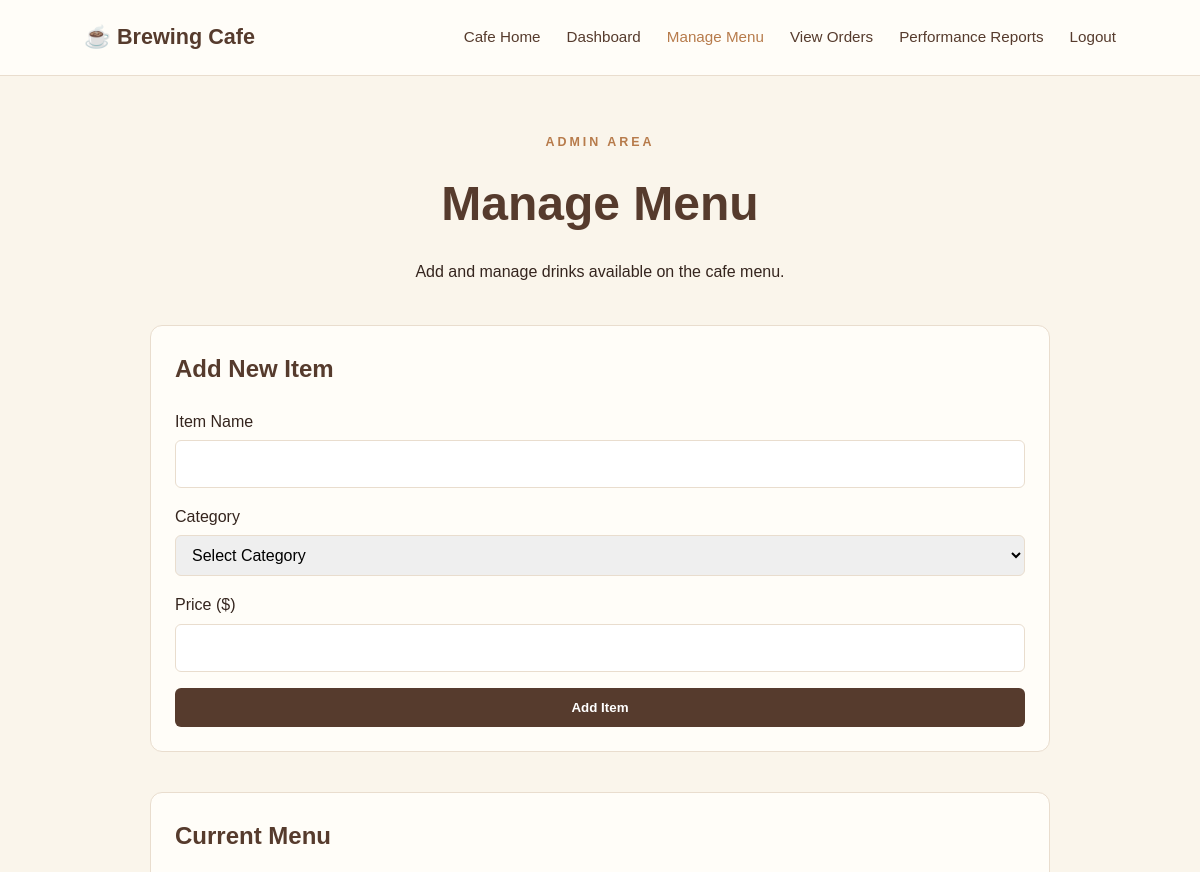
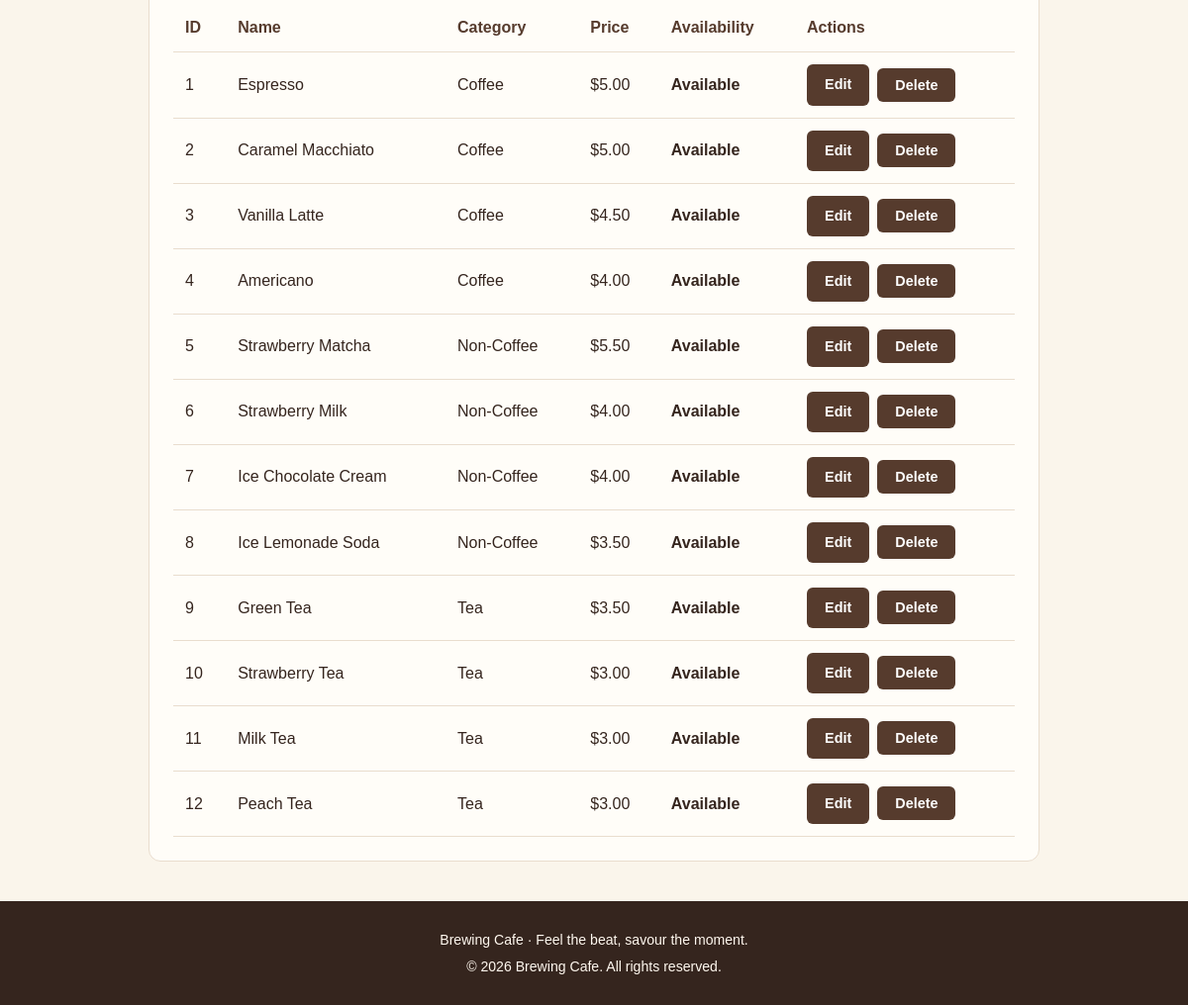
/manage_menu.php (signed in), run on the app's committed database (2 pictures, top to bottom).
### tables this page shows
CREATE TABLE menu_items (
    item_id INT AUTO_INCREMENT PRIMARY KEY,
    name VARCHAR(100) NOT NULL,
    category VARCHAR(50) NOT NULL,
    price DECIMAL(6,2) NOT NULL,
    availability TINYINT(1) NOT NULL DEFAULT 1
);

### manage_menu.php (the view, shortened to what this page needs)
<?php
require_once "config/database.php";
$stmt = $pdo->query("
    SELECT
        item_id,
        name,
        category,
        price,
        availability
    FROM menu_items
    ORDER BY item_id
");
$menuItems = $stmt->fetchAll(PDO::FETCH_ASSOC);
?>
<!DOCTYPE html>
<html lang="en">
<head>
    <link rel="stylesheet" href="css/style.css">
</head>
<body>
<header class="site-header">
    <a class="logo" href="index.php">
        ☕ Brewing Cafe
    </a>
    <nav class="navbar">
	    <a href="index.php">Cafe Home</a>
	    <a href="admin_dashboard.php">Dashboard</a>
	    <a href="manage_menu.php" class="active">Manage Menu</a>
	    <a href="view_orders.php">View Orders</a>
	    <a href="reports.php">Performance Reports</a>
	    <a href="logout.php">Logout</a>
	</nav>
</header>
<main class="manage-menu-page">
    <section class="menu-heading">
        <p class="eyebrow">
            ADMIN AREA
        </p>
        <h1>Manage Menu</h1>
        <p>
            Add and manage drinks available on the cafe menu.
        </p>
    </section>
    <section class="admin-menu-section">
        <h2>Add New Item</h2>
        <form
            class="admin-menu-form"
            method="POST"
            action="add_menu_item.php"
        >
            <div class="form-group">
                <label for="name">
                    Item Name
                </label>
                <input
                    type="text"
                    id="name"
                    name="name"
                    maxlength="100"
                    required
                >
            </div>
            <div class="form-group">
                <label for="category">
                    Category
                </label>
                <select
                    id="category"
                    name="category"
                    required
                >
                    <option value="">
                        Select Category
                    </option>
                </select>
            </div>
            <div class="form-group">
                <label for="price">
                    Price ($)
                </label>
                <input
                    type="number"
                    id="price"
                    name="price"
                    min="0.01"
                    max="999.99"
                    step="0.01"
                    required
                >
            </div>
            <button
                type="submit"
                class="btn"
            >
                Add Item
            </button>
        </form>
    </section>
    <section class="admin-menu-section">
        <h2>Current Menu</h2>
        <?php if (empty($menuItems)): ?>
            <p>
                No menu items found.
            </p>
        <?php else: ?>
            <div class="admin-menu-table-wrapper">
                <table class="admin-menu-table">
                    <thead>
                        <tr>
                            <th>ID</th>
                            <th>Name</th>
                            <th>Category</th>
                            <th>Price</th>
                            <th>Availability</th>
		   	    <th>Actions</th>
                        </tr>
                    </thead>
                    <tbody>
                        <?php foreach ($menuItems as $item): ?>
                            <tr>
                                <td>
                                    <?= htmlspecialchars($item["item_id"]) ?>
                                </td>
                                <td>
                                    <?= htmlspecialchars($item["name"]) ?>
                                </td>
                                <td>
                                    <?= htmlspecialchars($item["category"]) ?>
                                </td>
                                <td>
                                    $<?= number_format(
                                        $item["price"],
                                        2
                                    ) ?>
                                </td>
                                <td>
                                    <?php if ($item["availability"] == 1): ?>
                                        <span class="available">
                                            Available
                                        </span>
                                    <?php else: ?>
                                        <span class="unavailable">
                                            Unavailable
                                        </span>
                                    <?php endif; ?>
                                </td>
				<td>
				    <div class="menu-actions">
				        <a
				            href="edit_menu_item.php?id=<?= htmlspecialchars($item["item_id"]) ?>"
				            class="btn btn-small"
				        >
				            Edit
				        </a>
				        <form
				            method="POST"
				            action="delete_menu_item.php"
				            onsubmit="return confirm('Are you sure you want to delete this menu item?');"
				        >
				            <button
				                type="submit"
				                class="btn btn-small btn-danger"
				            >
				                Delete
				            </button>
				        </form>
				    </div>
				</td>
                            </tr>
                        <?php endforeach; ?>
                    </tbody>
                </table>
            </div>
        <?php endif; ?>
    </section>
</main>
<footer class="site-footer">
    <p>
        Brewing Cafe · Feel the beat, savour the moment.
    </p>
    <p>
        &copy; 2026 Brewing Cafe. All rights reserved.
    </p>
</footer>
</body>
</html>

### css/style.css (style rules this page uses)
:root { --cream: #faf5eb; --white: #fffdf8; --brown: #563b2d; --dark-brown: #35251e; --caramel: #b77b4b; --muted: #84766b; --border: #e9ddce; }
* { box-sizing: border-box; }
body { margin: 0; background: var(--cream); color: var(--dark-brown); font-family: Arial, Helvetica, sans-serif; line-height: 1.6; }
a { color: inherit; text-decoration: none; }
.site-header { min-height: 76px; padding: 18px 7%; background: var(--white); display: flex; align-items: center; justify-content: space-between; gap: 24px; border-bottom: 1px solid var(--border); }
.logo { color: var(--brown); font-size: 1.35rem; font-weight: 800; }
.navbar { display: flex; flex-wrap: wrap; align-items: center; gap: 26px; }
.navbar a { color: var(--brown); font-size: 0.95rem; }
.navbar a:hover, .navbar a.active { color: var(--caramel); }
.eyebrow { color: var(--caramel); font-size: 0.78rem; font-weight: bold; letter-spacing: 3px; }
.btn { display: inline-block; padding: 12px 25px; border: 0; border-radius: 6px; background: var(--brown); color: white; font-weight: bold; cursor: pointer; transition: background 0.2s; }
.btn-small { padding: 9px 18px; font-size: 0.9rem; }
.site-footer { padding: 24px 16px; background: var(--dark-brown); color: #fff8ef; text-align: center; font-size: 0.88rem; }
.site-footer p { margin: 4px 0; }
.menu-heading { padding: 45px 20px 25px; text-align: center; }
.menu-heading h1 { margin: 8px 0; color: var(--brown); font-size: clamp(2rem, 5vw, 3rem); }
.admin-menu-section { max-width: 900px; margin: 0 auto 40px; padding: 24px; border: 1px solid var(--border); border-radius: 12px; background: var(--white); }
.admin-menu-section h2 { margin-top: 0; color: var(--brown); }
.admin-menu-form { display: grid; gap: 16px; }
.admin-menu-form .form-group { display: grid; gap: 6px; }
.admin-menu-form input, .admin-menu-form select { width: 100%; padding: 10px 12px; border: 1px solid var(--border); border-radius: 6px; font: inherit; }
.admin-menu-table-wrapper { overflow-x: auto; }
.admin-menu-table { width: 100%; border-collapse: collapse; }
.admin-menu-table th, .admin-menu-table td { padding: 12px; border-bottom: 1px solid var(--border); text-align: left; }
.admin-menu-table th { color: var(--brown); }
.available { font-weight: bold; }
.menu-actions { display: flex; align-items: center; flex-wrap: wrap; gap: 8px; }
.menu-actions form { margin: 0; }
.btn-danger { border: none; cursor: pointer; }

### data on the page
menu_items: item_id "1", name "Espresso", category "Coffee", price "5.00", availability "Available"
menu_items: item_id "2", name "Caramel Macchiato", category "Coffee", price "5.00", availability "Available"
menu_items: item_id "3", name "Vanilla Latte", category "Coffee", price "4.50", availability "Available"
menu_items: item_id "4", name "Americano", category "Coffee", price "4.00", availability "Available"
menu_items: item_id "5", name "Strawberry Matcha", category "Non-Coffee", price "5.50", availability "Available"
menu_items: item_id "6", name "Strawberry Milk", category "Non-Coffee", price "4.00", availability "Available"
menu_items: item_id "7", name "Ice Chocolate Cream", category "Non-Coffee", price "4.00", availability "Available"
menu_items: item_id "8", name "Ice Lemonade Soda", category "Non-Coffee", price "3.50", availability "Available"
menu_items: item_id "9", name "Green Tea", category "Tea", price "3.50", availability "Available"
menu_items: item_id "10", name "Strawberry Tea", category "Tea", price "3.00", availability "Available"
menu_items: item_id "11", name "Milk Tea", category "Tea", price "3.00", availability "Available"
menu_items: item_id "12", name "Peach Tea", category "Tea", price "3.00", availability "Available"
